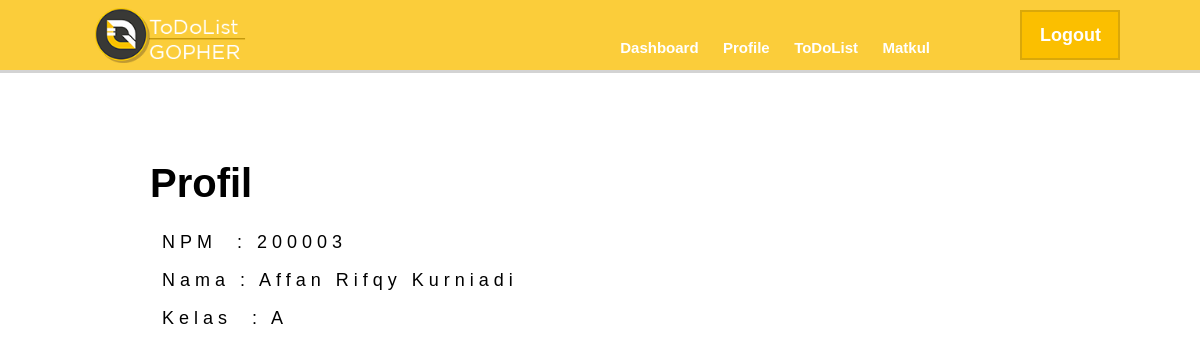
The app's page /profil.php?npm=200003 with its own data.
### tables this page shows
CREATE TABLE `mahasiswa` (
  `NPM` int(12) NOT NULL,
  `Nama` varchar(30) NOT NULL,
  `Kelas` char(1) DEFAULT NULL,
  `akun` int(11) NOT NULL
);

### func.php (called while the page is built, shortened)
<?php
	$conn = mysqli_connect("localhost", "root", "", "sisdat");
function read($query){
        global $conn;
        $result = mysqli_query($conn, $query);
        $rows = [];
        while($data = mysqli_fetch_assoc($result)){
            $rows[] = $data;
        }
        return $rows;
    }
?>

### profil.php (the view, shortened to what this page needs)
<?php
require 'func.php';
	$npm = $_GET["npm"];
	$data = read("SELECT * FROM mahasiswa WHERE NPM = '$npm'")[0];
?>
<!DOCTYPE html>
<html>
	<link rel="stylesheet" href="css/styleprofile.css">
<head>
</head>
<body>
	<div class="topbar">
        <div class="isitopbar">
            <a href="dashboard.php?npm=$npm"><img src="img/logoweb.png" alt="logoweb"></a>
        </div>
        <a href="login.php?npm=<?= $npm ?>">
            <div class="logout">Logout</div>
        </a>
        <div class="navigasi">
            <ul>
                <li><a href="dashboard.php?npm=$npm">Dashboard</a></li>
                <li><a href="profile.php">Profile</a></li>
                <li><a href="todolist.php?npm=$npm">ToDoList</a></li>
                <li><a href="matkul.php">Matkul</a></li>
            </ul>
        </div>
    </div>
	<div class="konten">
		<h1>Profil</h1>
		<div class="form">
			<ul>
				<li type="none">
					<label>NPM &nbsp;: <?= $data['NPM'] ?></label>
				</li>
				<li type="none">
					<label>Nama : <?= $data['Nama'] ?></label>
				</li>
				<li type="none">
					<label>Kelas  &nbsp;: <?= $data['Kelas'] ?></label>
				</li>
			</ul>
		</div>
	</div>
</body>
</html>

### css/styleprofile.css (style rules this page uses)
html, body, div, span, applet, object, iframe, h1, h2, h3, h4, h5, h6, p, blockquote, pre, a, abbr, acronym, address, big, cite, code, del, dfn, em, img, ins, kbd, q, s, samp, small, strike, strong, sub, sup, tt, var, b, u, i, center, dl, dt, dd, ol, ul, li, fieldset, form, label, legend, table, caption, tbody, tfoot, thead, tr, th, td, article, aside, canvas, details, embed, figure, figcaption, footer, header, hgroup, menu, nav, output, ruby, section, summary, time, mark, audio, video { margin: 0; padding: 0; border: 0; font-size: 100%; font: inherit; vertical-align: baseline; }
body { line-height: 1; }
ol, ul { list-style: none; }
body { background-color: white; font-family: Arial, "Helvetica Neue", Helvetica, sans-serif; }
.topbar { background-color: #fbcd3a; height: 70px; border-bottom: 3px solid lightgrey; }
.isitopbar img { width: 180px; padding: 8px 80px; float: left; }
.logout { width: 100px; height: 50px; background-color: #fbbf00; margin: 10px 80px; padding: 14px 18px; border: 2px solid #daa809; box-sizing: border-box; float: right; }
.navigasi { float: right; margin-top: 30px; }
.navigasi ul li { display: inline-block; padding: 10px; }
a { text-decoration: none; color: white; font-size: 18px; font-weight: bold; }
.navigasi a { font-size: 15px; }
.konten h1 { margin: 90px 150px 8px; font-size: 40px; font-weight: bold; box-sizing: border-box; }
.konten .form { margin: 20px 150px 5px; }
.konten .form ul li { font-size: 18px; padding: 10px 12px 10px; letter-spacing: 5px; }

### records on screen
mahasiswa: NPM "200003", Nama "Affan Rifqy Kurniadi", Kelas "A"
